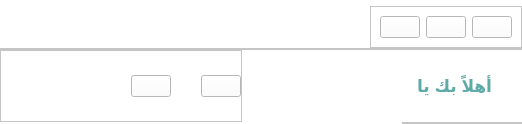
        <widget class="QWidget" name="headerContainer" native="true">
         <property name="layoutDirection">
          <enum>Qt::RightToLeft</enum>
         </property>
         <property name="styleSheet">
          <string notr="true">background-color:#FFFFFF</string>
         </property>
         <layout class="QVBoxLayout" name="verticalLayout_12">
          <property name="spacing">
           <number>0</number>
          </property>
          <property name="leftMargin">
           <number>0</number>
          </property>
          <property name="topMargin">
           <number>6</number>
          </property>
          <property name="rightMargin">
           <number>0</number>
          </property>
          <property name="bottomMargin">
           <number>0</number>
          </property>
          <item alignment="Qt::AlignRight">
           <widget class="QFrame" name="frame_14">
            <property name="layoutDirection">
             <enum>Qt::LeftToRight</enum>
            </property>
            <property name="frameShape">
             <enum>QFrame::StyledPanel</enum>
            </property>
            <property name="frameShadow">
             <enum>QFrame::Raised</enum>
            </property>
            <layout class="QHBoxLayout" name="horizontalLayout_40">
             <item alignment="Qt::AlignRight">
              <widget class="QPushButton" name="btn_minimize">
               <property name="toolTip">
                <string>Minimize Window</string>
               </property>
               <property name="layoutDirection">
                <enum>Qt::RightToLeft</enum>
               </property>
               <property name="text">
                <string/>
               </property>
               <property name="icon">
                <iconset resource="../../res.qrc">
                 <normaloff>:/icon/image/icon/minus.svg</normaloff>:/icon/image/icon/minus.svg</iconset>
               </property>
              </widget>
             </item>
             <item>
              <widget class="QPushButton" name="btn_maximize">
               <property name="enabled">
                <bool>true</bool>
               </property>
               <property name="toolTip">
                <string>Maximize Window</string>
               </property>
               <property name="layoutDirection">
                <enum>Qt::RightToLeft</enum>
               </property>
               <property name="text">
                <string/>
               </property>
               <property name="icon">
                <iconset resource="../../res.qrc">
                 <normaloff>:/icon/image/icon/square.svg</normaloff>:/icon/image/icon/square.svg</iconset>
               </property>
              </widget>
             </item>
             <item>
              <widget class="QPushButton" name="btn_close">
               <property name="toolTip">
                <string>Close the Applicatoin</string>
               </property>
               <property name="layoutDirection">
                <enum>Qt::RightToLeft</enum>
               </property>
               <property name="text">
                <string/>
               </property>
               <property name="icon">
                <iconset resource="../../res.qrc">
                 <normaloff>:/icon/image/icon/x.svg</normaloff>:/icon/image/icon/x.svg</iconset>
               </property>
               <property name="iconSize">
                <size>
                 <width>24</width>
                 <height>17</height>
                </size>
               </property>
              </widget>
             </item>
            </layout>
           </widget>
          </item>
          <item>
           <widget class="QFrame" name="frame_7">
            <property name="layoutDirection">
             <enum>Qt::RightToLeft</enum>
            </property>
            <property name="frameShape">
             <enum>QFrame::StyledPanel</enum>
            </property>
            <property name="frameShadow">
             <enum>QFrame::Raised</enum>
            </property>
            <layout class="QHBoxLayout" name="horizontalLayout_5">
             <property name="spacing">
              <number>0</number>
             </property>
             <property name="leftMargin">
              <number>0</number>
             </property>
             <property name="topMargin">
              <number>0</number>
             </property>
             <property name="rightMargin">
              <number>0</number>
             </property>
             <property name="bottomMargin">
              <number>0</number>
             </property>
            </layout>
           </widget>
          </item>
          <item>
           <widget class="QCustomSlideMenu" name="Header_user_info_continer" native="true">
            <property name="layoutDirection">
             <enum>Qt::RightToLeft</enum>
            </property>
            <layout class="QHBoxLayout" name="horizontalLayout_7">
             <property name="spacing">
              <number>0</number>
             </property>
             <property name="leftMargin">
              <number>0</number>
             </property>
             <property name="topMargin">
              <number>0</number>
             </property>
             <property name="rightMargin">
              <number>30</number>
             </property>
             <property name="bottomMargin">
              <number>0</number>
             </property>
             <item>
              <widget class="QLabel" name="lbl_home_profile_Name">
               <property name="minimumSize">
                <size>
                 <width>250</width>
                 <height>0</height>
                </size>
               </property>
               <property name="font">
                <font>
                 <pointsize>13</pointsize>
                 <weight>75</weight>
                 <bold>true</bold>
                </font>
               </property>
               <property name="layoutDirection">
                <enum>Qt::RightToLeft</enum>
               </property>
               <property name="styleSheet">
                <string notr="true">color:rgb(94, 170, 168)</string>
               </property>
               <property name="text">
                <string>أهلاً بك يا</string>
               </property>
               <property name="alignment">
                <set>Qt::AlignLeading|Qt::AlignLeft|Qt::AlignVCenter</set>
               </property>
               <property name="wordWrap">
                <bool>true</bool>
               </property>
               <property name="margin">
                <number>2</number>
               </property>
              </widget>
             </item>
             <item alignment="Qt::AlignRight">
              <widget class="QFrame" name="frame_37">
               <property name="layoutDirection">
                <enum>Qt::RightToLeft</enum>
               </property>
               <property name="frameShape">
                <enum>QFrame::StyledPanel</enum>
               </property>
               <property name="frameShadow">
                <enum>QFrame::Raised</enum>
               </property>
               <layout class="QHBoxLayout" name="horizontalLayout_6">
                <property name="spacing">
                 <number>30</number>
                </property>
                <property name="leftMargin">
                 <number>30</number>
                </property>
                <property name="topMargin">
                 <number>0</number>
                </property>
                <property name="rightMargin">
                 <number>0</number>
                </property>
                <property name="bottomMargin">
                 <number>0</number>
                </property>
                <item>
                 <widget class="QPushButton" name="btn_notificatoin">
                  <property name="layoutDirection">
                   <enum>Qt::RightToLeft</enum>
                  </property>
                  <property name="text">
                   <string/>
                  </property>
                  <property name="icon">
                   <iconset resource="../../res.qrc">
                    <normaloff>:/icon/image/icon/bell.svg</normaloff>:/icon/image/icon/bell.svg</iconset>
                  </property>
                  <property name="iconSize">
                   <size>
                    <width>24</width>
                    <height>24</height>
                   </size>
                  </property>
                 </widget>
                </item>
                <item>
                 <widget class="QPushButton" name="btn_profile">
                  <property name="toolTip">
                   <string>Profile</string>
                  </property>
                  <property name="layoutDirection">
                   <enum>Qt::RightToLeft</enum>
                  </property>
                  <property name="text">
                   <string/>
                  </property>
                  <property name="icon">
                   <iconset resource="../../res.qrc">
                    <normaloff>:/icon/image/icon/user.svg</normaloff>:/icon/image/icon/user.svg</iconset>
                  </property>
                  <property name="iconSize">
                   <size>
                    <width>25</width>
                    <height>25</height>
                   </size>
                  </property>
                 </widget>
                </item>
                <item>
                 <widget class="QLabel" name="lbl_home_profile_pic">
                  <property name="minimumSize">
                   <size>
                    <width>70</width>
                    <height>70</height>
                   </size>
                  </property>
                  <property name="layoutDirection">
                   <enum>Qt::RightToLeft</enum>
                  </property>
                  <property name="text">
                   <string/>
                  </property>
                  <property name="scaledContents">
                   <bool>true</bool>
                  </property>
                 </widget>
                </item>
               </layout>
              </widget>
             </item>
            </layout>
           </widget>
          </item>
          <item>
           <widget class="QFrame" name="frame_5">
            <property name="maximumSize">
             <size>
              <width>120</width>
              <height>50</height>
             </size>
            </property>
            <property name="layoutDirection">
             <enum>Qt::RightToLeft</enum>
            </property>
            <property name="frameShape">
             <enum>QFrame::StyledPanel</enum>
            </property>
            <property name="frameShadow">
             <enum>QFrame::Raised</enum>
            </property>
            <layout class="QHBoxLayout" name="horizontalLayout_8">
             <property name="spacing">
              <number>0</number>
             </property>
             <property name="leftMargin">
              <number>0</number>
             </property>
             <property name="topMargin">
              <number>0</number>
             </property>
             <property name="rightMargin">
              <number>0</number>
             </property>
             <property name="bottomMargin">
              <number>0</number>
             </property>
            </layout>
           </widget>
          </item>
         </layout>
        </widget>
